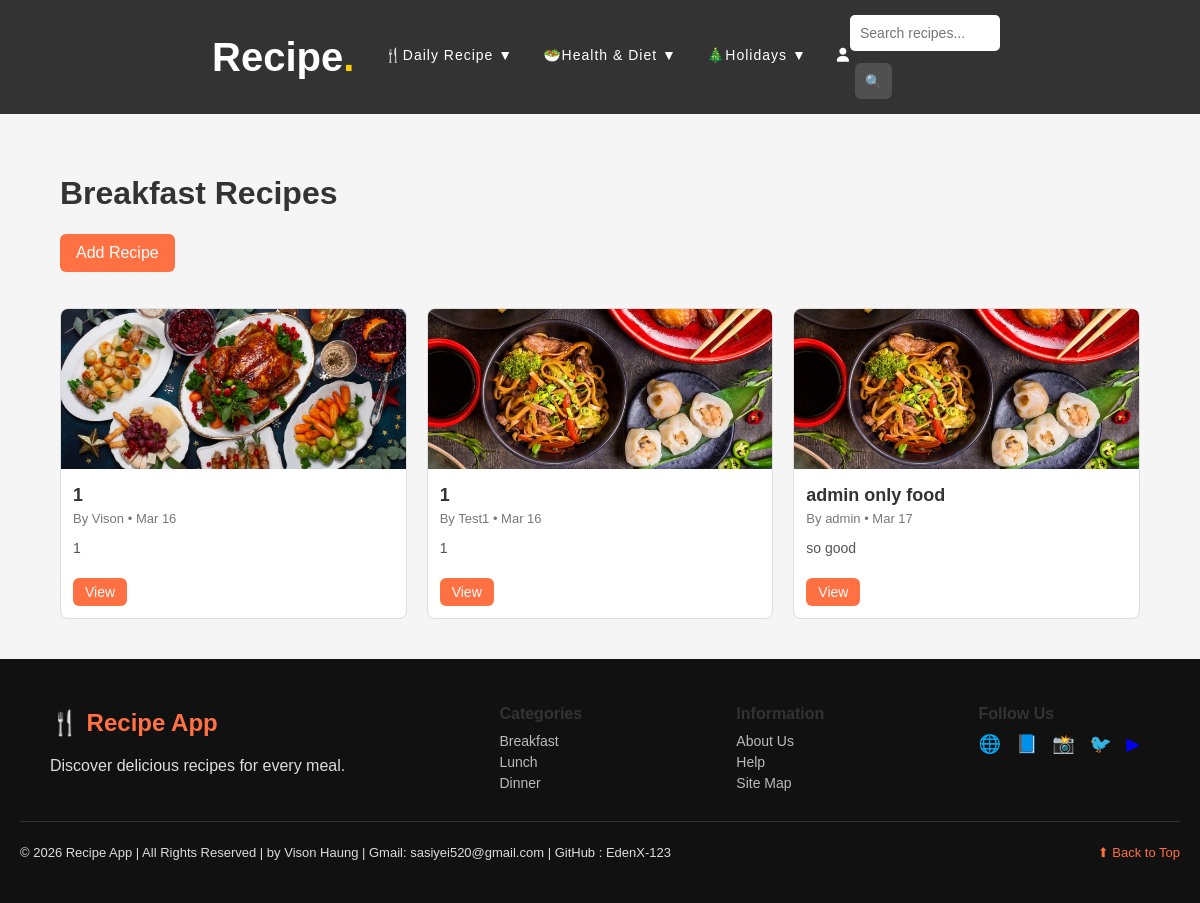
Page /breakfast/ on the earlier database version.
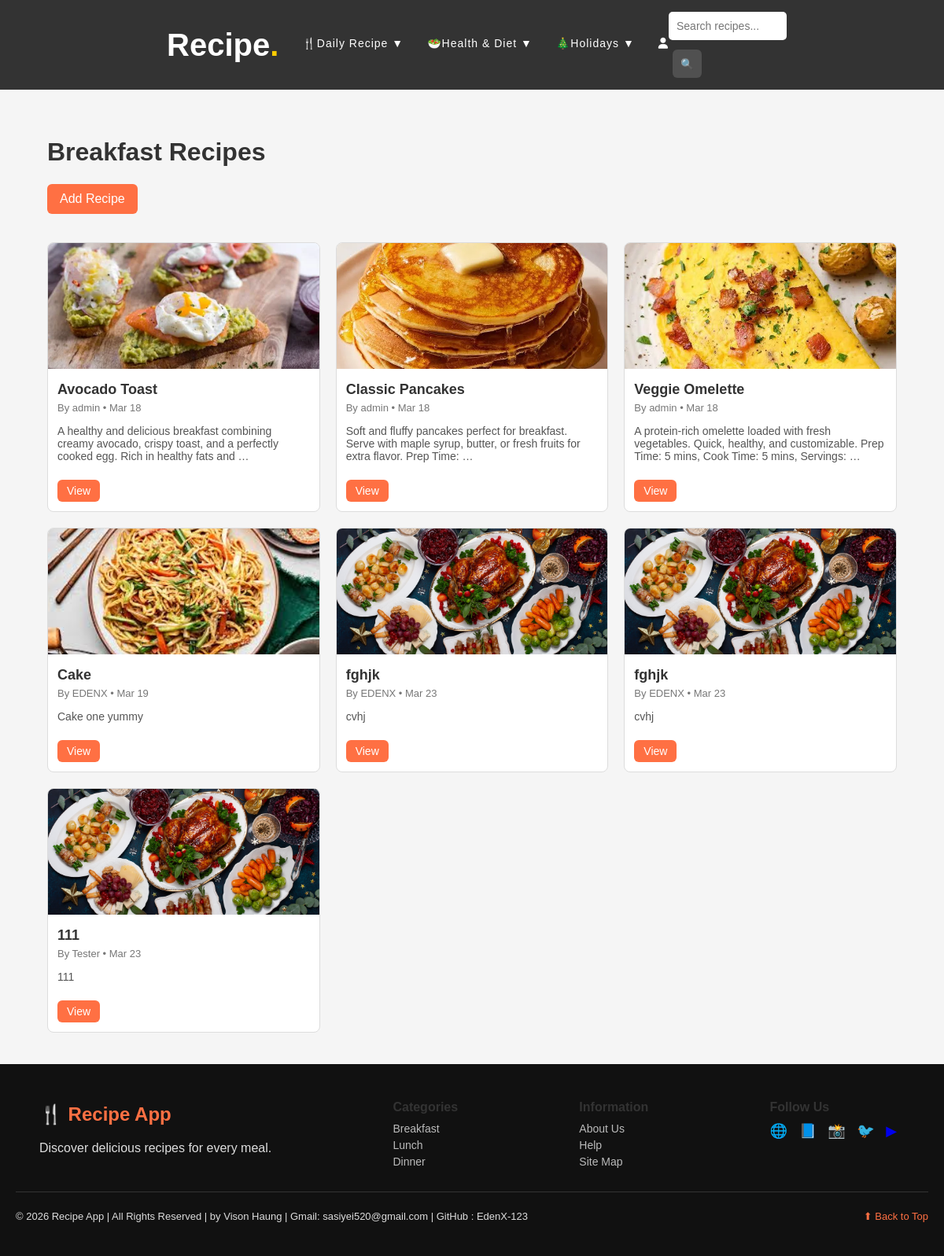
Same page on the later database version.
### Recipe/models.py (models this page shows, shortened)
class Recipe(models.Model):
    CATEGORY_CHOICES = [
        ('breakfast','Breakfast'),
        ('lunch','Lunch'),
        ('dinner','Dinner'),
    ]
    title = models.CharField(max_length=200)
    author = models.ForeignKey(User, on_delete=models.CASCADE)
    category = models.CharField(max_length=20, choices=CATEGORY_CHOICES)
    description = models.TextField()
    ingredients = models.TextField()
    instructions = models.TextField()
    image = models.ImageField(upload_to='recipes/')
    created_at = models.DateTimeField(auto_now_add=True)

### Recipe/views.py (the view)
# urls.py: path('breakfast/',views.breakfast,name='breakfast'),
def breakfast(request):
    recipes = Recipe.objects.filter(category='breakfast')
    return render(request, "Recipe/breakfast.html",{
        'recipes': recipes
    })

### Recipe/templates/Recipe/breakfast.html
{% extends "Recipe/base.html" %}
{% block content %}
<div class="container">
    <h1>Breakfast Recipes</h1>
    <a href="{% url 'add_recipe' %}" class="btn add-btn">Add Recipe</a>
    <br><br><br>
    <div class="recipe-grid">
        {% for recipe in recipes %}
        <div class="recipe-card">
            <img src="{{ recipe.image.url }}" alt="{{ recipe.title }}">
            <div class="recipe-content">
                <h3>{{ recipe.title }}</h3>
                <p class="recipe-author">By {{ recipe.author }} • {{ recipe.created_at|date:"M d" }}</p>
                <p class="recipe-desc">{{ recipe.description|truncatewords:20 }}</p>
                <a href="{% url 'recipe_detail' recipe.id %}" class="btn">View</a>
            </div>
        </div>
        {% endfor %}
    </div>
</div>
{% endblock %}

Differences in the rows shown:
removed Recipe: image (picture), title "1", author "Vison", created_at "Mar 16", description "1"
removed Recipe: image (picture), title "1", author "Test1", created_at "Mar 16", description "1"
removed Recipe: image (picture), title "admin only food", author "admin", created_at "Mar 17", description "so good"
added Recipe: image (picture), title "Avocado Toast", author "admin", created_at "Mar 18", description "A healthy and delicious breakfast combining creamy avocado, crispy toast, and a perfectly cooked egg. Rich in healthy fats and …"
added Recipe: image (picture), title "Classic Pancakes", author "admin", created_at "Mar 18", description "Soft and fluffy pancakes perfect for breakfast. Serve with maple syrup, butter, or fresh fruits for extra flavor. Prep Time: …"
added Recipe: image (picture), title "Veggie Omelette", author "admin", created_at "Mar 18", description "A protein-rich omelette loaded with fresh vegetables. Quick, healthy, and customizable. Prep Time: 5 mins, Cook Time: 5 mins, Servings: …"
added Recipe: image (picture), title "Cake", author "EDENX", created_at "Mar 19", description "Cake one yummy"
added Recipe: image (picture), title "fghjk", author "EDENX", created_at "Mar 23", description "cvhj"
added Recipe: image (picture), title "fghjk", author "EDENX", created_at "Mar 23", description "cvhj"
added Recipe: image (picture), title "111", author "Tester", created_at "Mar 23", description "111"
